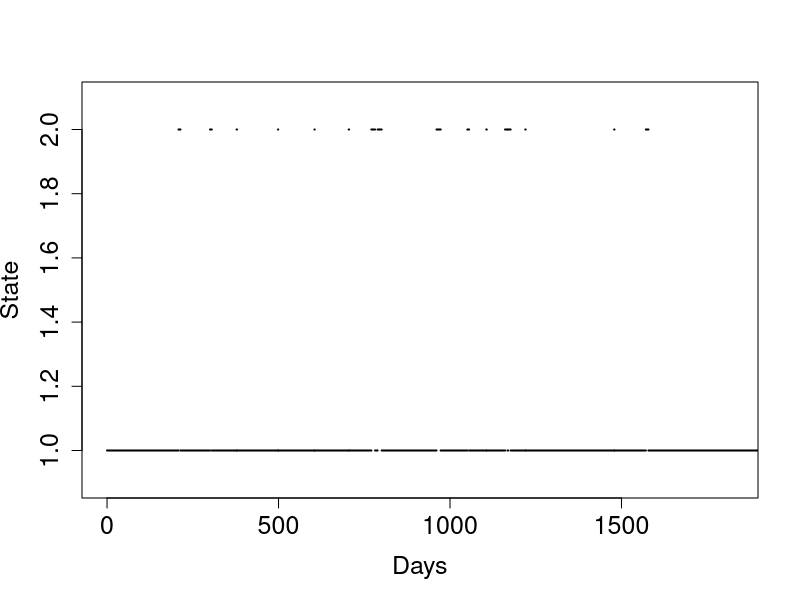
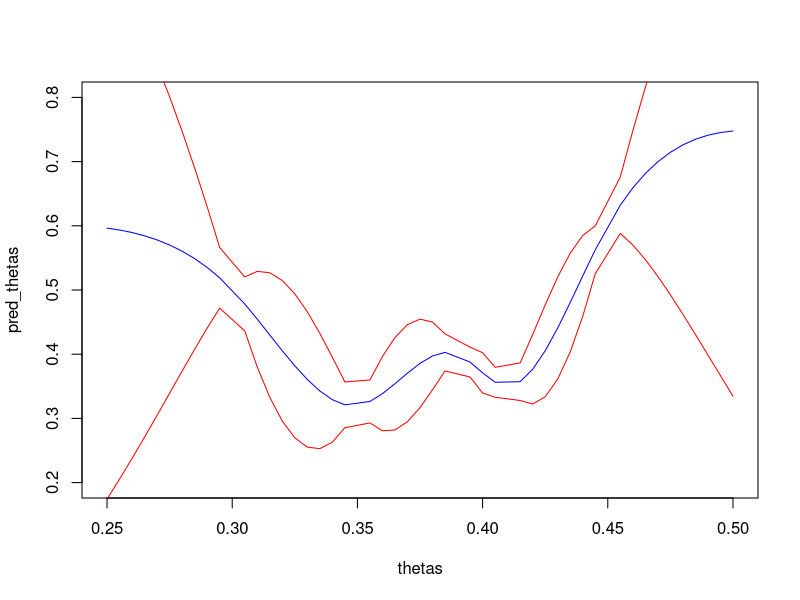
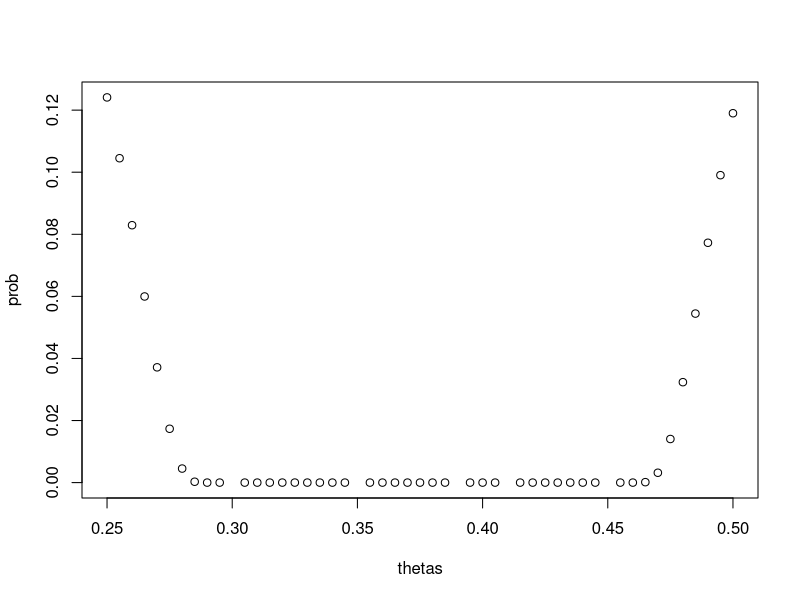
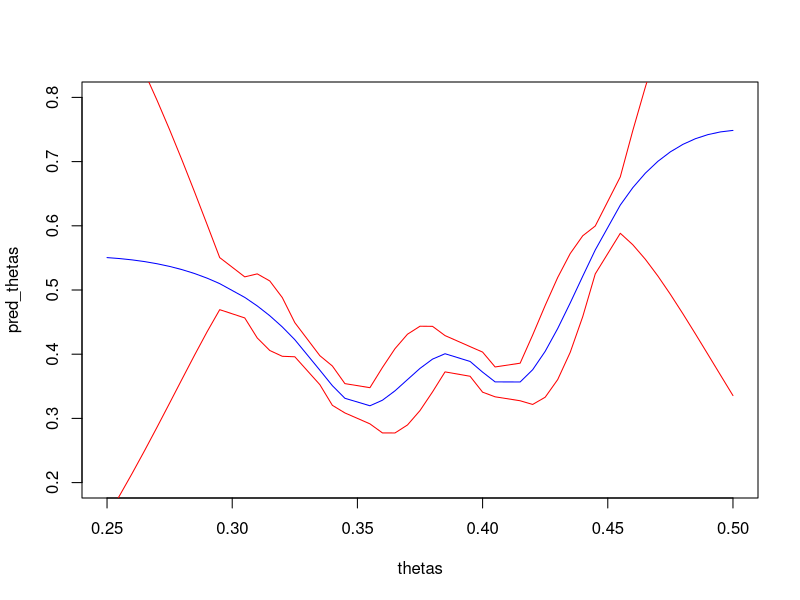
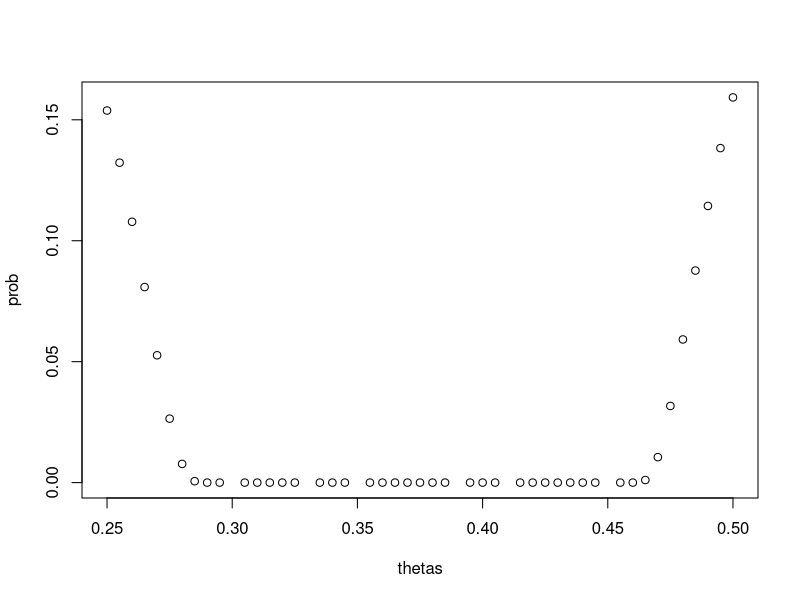

Generate these figures, in order, with R:
############################################# Problem 1 ########################################

#1c)

com_cold_sim <- function(lambda, mu) {
  tTimes <- c(0)
  infected = FALSE #The person starts off being healthy
  while (tail(tTimes, 1) < 1000*365){
    #Add a number of days to the vector being either sick or healthy. Days are added increasingly
    if (infected) {
      tTimes = c(tTimes, tail(tTimes,1) + rexp(1, mu))
    }
    else {
      tTimes = c(tTimes, tail(tTimes,1) + rexp(1, lambda))
    }
    infected = !infected # The state of the person switches
  }
  return(tTimes)
}

tTimes <- com_cold_sim(1/100, 1/7) 

xVals = rep(c(1, 2), times = length((tTimes))/2) #A list that alternate between 1 and 2, only to make plots

plot(NULL, NULL, xlim = c(0, 5*365), ylim = c(0.9, 2.1), xlab = "Days", ylab = "State", cex.lab = 1.5, cex.axis = 1.5)
for(i in 1:(length(xVals)-1)){
  lines(tTimes[i:(i+1)], rep(xVals[i], 2), lwd = 2)
}

sim <- function(lambda, mu) {
  days <- 0
  days_infected <- 0
  infected = FALSE #The person starts off being healthy
  while (days + days_infected < 1000*365){
    if (infected) {
      days_infected = days_infected + rexp(1, mu)
    }
    else {
      days = days + rexp(1, lambda)
    }
    infected = !infected
  }
  return(c(days + days_infected, days_infected))
}

result <- sim(1/100, 1/7)
cat("Long run ratio of days infected: ", result[2]/result[1])

###########################################Problem 2#################################################

#2a)

#We first made the correlation function definded in the exercise:
corr <- function(t1, t2){
  (1 + 15*abs(t1-t2))*exp(-15*abs(t1 - t2))
}

#If we multiply this by the standard deviations of each of Y(theta), 
#we arrive at the covariance function:
cov <- function(t1, t2){
  0.25 * corr(t1, t2)
}
#We now make the function that takes in the evaluation points 
#and returns the conditional distribution of the unevaluated 
#thetas. 
#We will use this function both in a) and in c). 

predict <- function(t, Yt){
  n <- length(t)
  
  t_vec <- rep(0, 51)
  for (i in 1:51){
    t_vec[i] <- round(0.25 + 0.005*(i-1), 3)#all points/thetas on the grid 
  }
  tA_vec <- t_vec[!t_vec %in% t] #thetas except the ones we want to condition on
  
  #We now make the different covariance matrices used in 
  #one of the theorems from the lectures:
  cov_BB <- matrix(0, n, n)
  for (i in 1:n){
    for (j in 1:n){
      cov_BB[i, j] <- cov(t[i], t[j])
    }
  }
  
  cov_AB = matrix(0, 51 - n, n)
  
  for (i in 1:(51 - n)){
    for (j in 1:n){
      cov_AB[i, j] <- cov(tA_vec[i], t[j])
    }
  }
  
  cov_BA <- t(cov_AB)
  
  cov_AA <- matrix(0, 51-n, 51-n)
  for (i in 1:(51-n)){
    for (j in 1:(51-n)){
      cov_AA[i, j] <- cov(tA_vec[i], tA_vec[j])
    }
  }
   
  #Then we predict the 51 - n unknown values and find their covariance matrix
  
  mu_A <- rep(0.5, 51-n)
  mu_B <- rep(0.5, n)
  
  xA_vec <- mu_A + cov_AB %*% solve(cov_BB) %*% as.matrix(Yt - mu_B)
  cov <- cov_AA - cov_AB %*% solve(cov_BB) %*% cov_BA
  
  #We return the nonevaluated thetas, the mean vector and the covariance 
  #matrix for the conditional distribution.
  list(as.vector(tA_vec), as.vector(xA_vec), cov)
}
#We then make a function that uses the previous function to make 90% 
#confidence intervals for each nonevaluated theta. It then plots the 
#predictions (in blue) along with the upper adn lower limits of 
#the confidence intervals for each of the thetas. 

plot_results <- function(t, Yt){
  n <- length(t)
  results <- predict(t, Yt)
  thetas <- results[[1]]
  pred_thetas <- results[[2]]
  cov_mat <- results[[3]]
  
  #Plot of predictions
  plot(thetas, pred_thetas, type = "l", col = "blue", ylim = c(0.2, 0.8))
  
  #Making the confidence intervals
  pred_low <- rep(0, 51-n)
  for (i in 1:(51-n)){
    pred_low[i] <- pred_thetas[i] - 1.645 * sqrt(cov_mat[i, i])
  }
  
  pred_high <- rep(0, 51-n)
  for (i in 1:(51-n)){
    pred_high[i] <- pred_thetas[i] + 1.645 * sqrt(cov_mat[i, i])
  }
  #There is a 90% chance that the value lies between the two red lines. 
  lines(thetas, pred_low, col = "red")
  lines(thetas, pred_high, col = "red")
}
#Let us now test the functions for the evaluation points in a)

known_thetas_1 <- round(c(0.300, 0.350, 0.390, 0.410, 0.450), 3)
known_values_1 <- c(0.5, 0.32, 0.40, 0.35, 0.60)

plot_results(known_thetas_1, known_values_1)

#2b)

#The following function uses predict to calculate the probabilities for 
#each of the normally distributed Y(theta)s to be less than a given value val.
less_than <- function(t, Yt, val){
  n <- length(t)
  results <- predict(t, Yt)
  thetas <- results[[1]]
  pred_thetas <- results[[2]]
  cov_mat <- results[[3]]
  
  prob <- rep(0, 51-n) 
  for (i in 1:(51-n)){
    prob[i] <- pnorm(val, pred_thetas, sqrt(cov_mat[i, i]))
  }
  plot(thetas, prob)
  prob
}
#In this exercise, val = 0.3 and we use the same evaluation points as in a):
less_than(known_thetas_1, known_values_1, 0.3)
#From this plot, we see that the chance of Y(theta) is far greater for the 
#first and last thetas than the ones in the midle. 

#2c)
#We now have an extra evaluation point, so we use this new set of points as 
#input in predict.First we visualize the predictions and confidence intervals as in a), 
#Then we plot the probabilities of the values being less than 0.30 as in b). 

known_thetas_2 <- round(c(0.300, 0.330, 0.350, 0.390, 0.410, 0.450), 3)
known_values_2 <- c(0.5, 0.40, 0.32, 0.40, 0.35, 0.60)

plot_results(known_thetas_2, known_values_2)

less_than(known_thetas_2, known_values_2, 0.3)
#The highest probability is stil close to the edges, that is, for the biggest and the 
#smallest thetas. Since the highest probability of being less than 0.3 is at 0.25, 
#we should evaluate there. 

